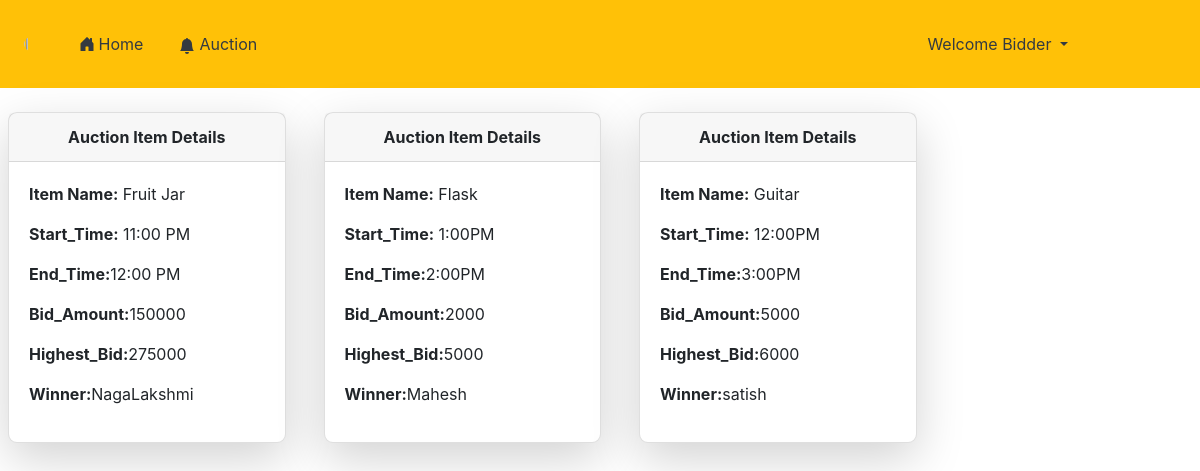
The app's page /home/ (signed in) with its own data.
### AntiqueStoreApp/models.py (models this page shows)
class User(AbstractUser):
	c=[
		('0','Guest'),
		('1','Customer'),
		('2','SalesPerson'),
		('3','bidder'),
	]
	role_type = models.CharField(max_length=5,choices=c,default='0')
	uid=models.CharField(max_length=15)

class Auction(models.Model):
    item = models.CharField(max_length=200)
    start_time = models.CharField(max_length=200)
    end_time = models.CharField(max_length=200)
    bid_amount = models.PositiveIntegerField(default=200)
    highest_bid = models.PositiveIntegerField(default=500, null=True, blank=True)
    winner_name=models.CharField(max_length=200,default='')
    winner = models.ForeignKey(User, on_delete=models.SET_NULL, null=True, blank=True)

### AntiqueStoreApp/views.py (the view)
# urls.py: path('home/',views.homeView,name="home_url"),
def homeView(request):
	k = AntiqueItem.objects.filter(usitem_id=request.user.id)
	h=Auction.objects.filter(winner_id=request.user.id)
	f = AntiqueItem.objects.all()
	g = Auction.objects.all()
	cdt = {}
	jdt={}
	for j in f:
		cdt[j.id]=j.name
		if j.usitem_id in cdt:
			cdt[j.id]=j.name,j.TagLine,j.description,j.image,j.startingprice,j.maximumprice,j.itemtype,cdt[j.usitem_id]
	for l in g:
		jdt[l.winner_id]=l.item
		if l.winner_id in jdt:
			jdt[l.id]=l.item,l.start_time,l.end_time,l.bid_amount,l.highest_bid,l.winner_name,jdt[l.winner_id]
	return render(request,'html/home.html',{'rj':k,'bj':h,'uj':cdt.values(),'kj':jdt.values()})

### templates/html/home.html (shortened to what this page needs)
{% extends 'html/base.html' %}
{% load static %}
{% block content %}
<head>
</head>
{% if request.user.role_type == '2' %}
<div class="row ml-1 mr-1">
  {% for i in rj %}
  <div class="col-3 mb-4 ">
    <div class="card shadow-lg text-center">
      <div class="card-body">
      <img src="{{ i.image.url }}" height="250px" width="250px" class="rounded">
      <p id="info">Item Name: {{i.name}}</p>
      <p id="info">Description: {{i.description}}</p>
      <p id="info">Item Type:{{i.itemtype}}</p>
      <p id="info">Min Price:{{i.startingprice}}</p>
      <p id="info-2">MaxPrice:{{i.maximumprice}}</p>
      </div>
    </div>
  </div>
  {% endfor %}
</div>
</div>
</div>
{% elif request.user.role_type == '3' %}
<div class="row">
  {% for i in bj %}
  <div class="col-md-3 mb-4 ml-2 mt-4">
    <div class="card shadow-lg text-left">
      <div class="card-header text-center"><span style="font-weight: bold;">Auction Item Details</span></div>
      <div class="card-body">
        <p id="info"><span style="font-weight: bold;">Item Name:</span> {{i.item}}</p>
        <p id="info"><span style="font-weight: bold;">Start_Time:</span> {{i.start_time}}</p>
        <p id="info"><span style="font-weight: bold;">End_Time:</span>{{i.end_time}}</p>
        <p id="info-2"><span style="font-weight: bold;">Bid_Amount:</span>{{i.bid_amount}}</p>
        <p id="info-2"><span style="font-weight: bold;">Highest_Bid:</span>{{i.highest_bid}}</p>
        <p id="info-2"><span style="font-weight: bold;">Winner:</span>{{i.winner_name}}</p>
      </div>
  </div>
</div>
 {% endfor %}
</div>
{% endif %}
{% endblock %}

### templates/html/navbar.html (shortened to what this page needs)
{% load static %}
<nav class="navbar navbar-expand-lg navbar-dark bg-warning p-4">
    <img src="https://bcassetcdn.com/public/blog/wp-content/uploads/2021/10/28205201/classic-antiques-for-furniture-by-dalia-brandcrowd.png" class="rounded-circle" style="width: 3%;">
    <div class="collapse navbar-collapse" id="navbarNavDropdown">
      <ul class="navbar-nav">
        {% if not user.is_authenticated %}
        <li class="nav-item active mx-2">
          <a class="nav-link  text-dark {% if request.path == '/home/' %}active{% endif %}" href="{% url 'home_url' %}"><svg xmlns="http://www.w3.org/2000/svg" width="16" height="19" fill="currentColor" class="bi bi-house-door-fill mx-1" viewBox="0 0 20 15 mx-2">
            <path d="M6.5 14.5v-3.505c0-.245.25-.495.5-.495h2c.25 0 .5.25.5.5v3.5a.5.5 0 0 0 .5.5h4a.5.5 0 0 0 .5-.5v-7a.5.5 0 0 0-.146-.354L13 5.793V2.5a.5.5 0 0 0-.5-.5h-1a.5.5 0 0 0-.5.5v1.293L8.354 1.146a.5.5 0 0 0-.708 0l-6 6A.5.5 0 0 0 1.5 7.5v7a.5.5 0 0 0 .5.5h4a.5.5 0 0 0 .5-.5Z"/>
          </svg>Home <span class="sr-only">(current)</span></a>
        </li>
        <li class="nav-item">
          <a class="nav-link text-dark" href="{% url 'antique_url' %}"><svg xmlns="http://www.w3.org/2000/svg" height="1em" viewBox="0 0 384 512"><path d="M32 0C14.3 0 0 14.3 0 32S14.3 64 32 64V75c0 42.4 16.9 83.1 46.9 113.1L146.7 256 78.9 323.9C48.9 353.9 32 394.6 32 437v11c-17.7 0-32 14.3-32 32s14.3 32 32 32H64 320h32c17.7 0 32-14.3 32-32s-14.3-32-32-32V437c0-42.4-16.9-83.1-46.9-113.1L237.3 256l67.9-67.9c30-30 46.9-70.7 46.9-113.1V64c17.7 0 32-14.3 32-32s-14.3-32-32-32H320 64 32zM96 75V64H288V75c0 19-5.6 37.4-16 53H112c-10.3-15.6-16-34-16-53zm16 309c3.5-5.3 7.6-10.3 12.1-14.9L192 301.3l67.9 67.9c4.6 4.6 8.6 9.6 12.1 14.9H112z"/></svg>Antiques</a>
        </li>
        <li class="nav-item">
          <a class="nav-link text-dark" href="{% url 'jewellery_url' %}"><svg xmlns="http://www.w3.org/2000/svg" height="1em" viewBox="0 0 512 512"><path d="M116.7 33.8c4.5-6.1 11.7-9.8 19.3-9.8H376c7.6 0 14.8 3.6 19.3 9.8l112 152c6.8 9.2 6.1 21.9-1.5 30.4l-232 256c-4.5 5-11 7.9-17.8 7.9s-13.2-2.9-17.8-7.9l-232-256c-7.7-8.5-8.3-21.2-1.5-30.4l112-152zm38.5 39.8c-3.3 2.5-4.2 7-2.1 10.5l57.4 95.6L63.3 192c-4.1 .3-7.3 3.8-7.3 8s3.2 7.6 7.3 8l192 16c.4 0 .9 0 1.3 0l192-16c4.1-.3 7.3-3.8 7.3-8s-3.2-7.6-7.3-8L301.5 179.8l57.4-95.6c2.1-3.5 1.2-8.1-2.1-10.5s-7.9-2-10.7 1L256 172.2 165.9 74.6c-2.8-3-7.4-3.4-10.7-1z"/></svg>Jewellery</a>
        </li>
        <li class="nav-item">
          <a class="nav-link text-dark" href="{% url 'art_url' %}"><svg xmlns="http://www.w3.org/2000/svg" height="1em" viewBox="0 0 576 512"><path d="M339.3 367.1c27.3-3.9 51.9-19.4 67.2-42.9L568.2 74.1c12.6-19.5 9.4-45.3-7.6-61.2S517.7-4.4 499.1 9.6L262.4 187.2c-24 18-38.2 46.1-38.4 76.1L339.3 367.1zm-19.6 25.4l-116-104.4C143.9 290.3 96 339.6 96 400c0 3.9 .2 7.8 .6 11.6C98.4 429.1 86.4 448 68.8 448H64c-17.7 0-32 14.3-32 32s14.3 32 32 32H208c61.9 0 112-50.1 112-112c0-2.5-.1-5-.2-7.5z"/></svg>Arts & Handcrafts</a>
        </li>
    {% else %}
    <li class="nav-item active mx-2">
          <a class="nav-link  text-dark {% if request.path == '/home/' %}active{% endif %}" href="{% url 'home_url' %}">Home <span class="sr-only">(current)</span></a>
        </li>
    {% if request.user.role_type == '1' %}
    {% if request.user.role_type == '1' %}
        <li class="nav-item">
          <a class="nav-link text-dark" href="{% url 'antique_url' %}"><svg xmlns="http://www.w3.org/2000/svg" height="1em" viewBox="0 0 384 512"><path d="M32 0C14.3 0 0 14.3 0 32S14.3 64 32 64V75c0 42.4 16.9 83.1 46.9 113.1L146.7 256 78.9 323.9C48.9 353.9 32 394.6 32 437v11c-17.7 0-32 14.3-32 32s14.3 32 32 32H64 320h32c17.7 0 32-14.3 32-32s-14.3-32-32-32V437c0-42.4-16.9-83.1-46.9-113.1L237.3 256l67.9-67.9c30-30 46.9-70.7 46.9-113.1V64c17.7 0 32-14.3 32-32s-14.3-32-32-32H320 64 32zM96 75V64H288V75c0 19-5.6 37.4-16 53H112c-10.3-15.6-16-34-16-53zm16 309c3.5-5.3 7.6-10.3 12.1-14.9L192 301.3l67.9 67.9c4.6 4.6 8.6 9.6 12.1 14.9H112z"/></svg>Antiques</a>
        </li>
        <li class="nav-item">
          <a class="nav-link text-dark" href="{% url 'jewellery_url' %}"><svg xmlns="http://www.w3.org/2000/svg" height="1em" viewBox="0 0 512 512"><path d="M116.7 33.8c4.5-6.1 11.7-9.8 19.3-9.8H376c7.6 0 14.8 3.6 19.3 9.8l112 152c6.8 9.2 6.1 21.9-1.5 30.4l-232 256c-4.5 5-11 7.9-17.8 7.9s-13.2-2.9-17.8-7.9l-232-256c-7.7-8.5-8.3-21.2-1.5-30.4l112-152zm38.5 39.8c-3.3 2.5-4.2 7-2.1 10.5l57.4 95.6L63.3 192c-4.1 .3-7.3 3.8-7.3 8s3.2 7.6 7.3 8l192 16c.4 0 .9 0 1.3 0l192-16c4.1-.3 7.3-3.8 7.3-8s-3.2-7.6-7.3-8L301.5 179.8l57.4-95.6c2.1-3.5 1.2-8.1-2.1-10.5s-7.9-2-10.7 1L256 172.2 165.9 74.6c-2.8-3-7.4-3.4-10.7-1z"/></svg>Jewellery</a>
        </li>
        <li class="nav-item">
          <a class="nav-link text-dark" href="{% url 'art_url' %}"><svg xmlns="http://www.w3.org/2000/svg" height="1em" viewBox="0 0 576 512"><path d="M339.3 367.1c27.3-3.9 51.9-19.4 67.2-42.9L568.2 74.1c12.6-19.5 9.4-45.3-7.6-61.2S517.7-4.4 499.1 9.6L262.4 187.2c-24 18-38.2 46.1-38.4 76.1L339.3 367.1zm-19.6 25.4l-116-104.4C143.9 290.3 96 339.6 96 400c0 3.9 .2 7.8 .6 11.6C98.4 429.1 86.4 448 68.8 448H64c-17.7 0-32 14.3-32 32s14.3 32 32 32H208c61.9 0 112-50.1 112-112c0-2.5-.1-5-.2-7.5z"/></svg>Arts & Handcrafts</a>
        </li>
          <li class="nav-item">
            <a class="nav-link text-dark mx-2"  href="{% url 'sell_item_url' %}"><svg xmlns="http://www.w3.org/2000/svg" width="16" height="19" fill="currentColor" class="bi bi-cart-fill mx-2" viewBox="0 0 16 16">
              <path d="M0 1.5A.5.5 0 0 1 .5 1H2a.5.5 0 0 1 .485.379L2.89 3H14.5a.5.5 0 0 1 .491.592l-1.5 8A.5.5 0 0 1 13 12H4a.5.5 0 0 1-.491-.408L2.01 3.607 1.61 2H.5a.5.5 0 0 1-.5-.5zM5 12a2 2 0 1 0 0 4 2 2 0 0 0 0-4zm7 0a2 2 0 1 0 0 4 2 2 0 0 0 0-4zm-7 1a1 1 0 1 1 0 2 1 1 0 0 1 0-2zm7 0a1 1 0 1 1 0 2 1 1 0 0 1 0-2z"/>
            </svg>Sell Items</a>
          </li>
    {% else %}
    <li class="nav-item">
      <a class="nav-link" href=""></a>
    </li>
    {% endif %}
    {% elif request.user.role_type == '3' %}
    {% if request.user.role_type == '1' %}
    <li class="nav-item">
      <a class="nav-link" href=""></a>
    </li>
    {% else %}
    <li class="nav-item active mx-2">
      <a class="nav-link  text-dark {% if request.path == '/home/' %}active{% endif %}" href="{% url 'auction_url' %}"><svg xmlns="http://www.w3.org/2000/svg" width="16" height="16" fill="currentColor" class="bi bi-bell-fill mx-1" viewBox="0 0 16 16">
        <path d="M8 16a2 2 0 0 0 2-2H6a2 2 0 0 0 2 2zm.995-14.901a1 1 0 1 0-1.99 0A5.002 5.002 0 0 0 3 6c0 1.098-.5 6-2 7h14c-1.5-1-2-5.902-2-7 0-2.42-1.72-4.44-4.005-4.901z"/>
      </svg>Auction <span class="sr-only">(current)</span></a>
    </li>
    {% endif %}
    {% else %}
    <li class="nav-item">
      <a class="nav-link" href="">Access Denied</a>
    </li>
    {% endif %}
    {% endif %}
  </ul>
  <ul class="navbar-nav ml-auto" style="margin-right: 100px;">
    {% if user.is_authenticated %}
    <div class="dropdown">
    <li class="nav-item dropdown">
      <a class="nav-link dropdown-toggle text-dark" href="#" id="navbardrop" data-toggle="dropdown">
        Welcome {{request.user.username}}
      </a>
    </li>
    </div>
    </div>
    {% endif %}
  </nav>

### templates/html/base.html (style rules this page uses)
* { box-sizing: border-box; }
body { width:auto; margin:0px; }

### templates/html/home.html (style rules this page uses)
.card { border-radius: 9px; }
* { box-sizing: border-box; }
body { width:auto; margin:0px; }

### records on screen
User: user.username "Bidder"
Auction: item "Fruit Jar", start_time "11:00 PM", end_time "12:00 PM", bid_amount "150000", highest_bid "275000", winner_name "NagaLakshmi"
Auction: item "Flask", start_time "1:00PM", end_time "2:00PM", bid_amount "2000", highest_bid "5000", winner_name "Mahesh"
Auction: item "Guitar", start_time "12:00PM", end_time "3:00PM", bid_amount "5000", highest_bid "6000", winner_name "satish"
